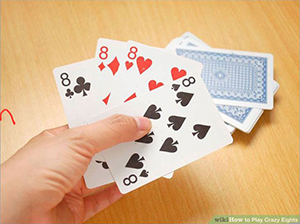
#> input picture python/image-resize/card.jpg, 300 x 224 px
$ python image-resize.py
#> lines starting #> are read from the running program, lines starting #| are printed output that depends on the picture
#!/usr/bin/python
# -*- coding: utf-8 -*-
from PIL import Image

oldImage = Image.open("card.jpg")
#> oldImage is the input picture: PIL image 300x224 RGB; mean R, G, B 218.9, 182.7, 143.2
# create new white image
newImage = Image.new("RGB", (480, 320), "white")
#> newImage: PIL image 480x320 RGB; every value is 255

# this is the calculation i was telling youi
oldWidth, oldHeight = oldImage.size
#> oldWidth = 300; oldHeight = 224
newWidth, newHeight = newImage.size
#> newWidth = 480; newHeight = 320

X = (newWidth - oldWidth) / 2
#> X = 90
Y = (newHeight - oldHeight) / 2
#> Y = 48
# calculation end

# paste old to new
newImage.paste( oldImage, ( X, Y ) )
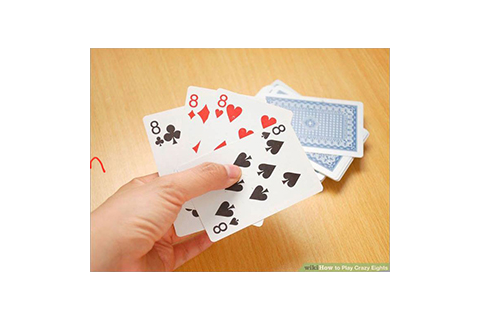
#> newImage: PIL image 480x320 RGB; mean R, G, B 239.2, 223.4, 206.1

newImage.show()
